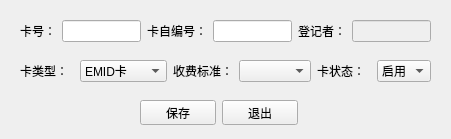
<?xml version="1.0" encoding="UTF-8"?>
<ui version="4.0">
 <class>CTimeCardDialog</class>
 <widget class="QDialog" name="CTimeCardDialog">
  <property name="geometry">
   <rect>
    <x>0</x>
    <y>0</y>
    <width>451</width>
    <height>139</height>
   </rect>
  </property>
  <property name="windowTitle">
   <string>计时卡</string>
  </property>
  <widget class="QWidget" name="layoutWidget">
   <property name="geometry">
    <rect>
     <x>20</x>
     <y>20</y>
     <width>411</width>
     <height>22</height>
    </rect>
   </property>
   <layout class="QHBoxLayout" name="horizontalLayout">
    <item>
     <widget class="QLabel" name="label">
      <property name="text">
       <string>卡号：</string>
      </property>
     </widget>
    </item>
    <item>
     <widget class="QLineEdit" name="edtCardNumber"/>
    </item>
    <item>
     <widget class="QLabel" name="label_6">
      <property name="text">
       <string>卡自编号：</string>
      </property>
     </widget>
    </item>
    <item>
     <widget class="QLineEdit" name="edtCardSelfNo"/>
    </item>
    <item>
     <widget class="QLabel" name="label_5">
      <property name="text">
       <string>登记者：</string>
      </property>
     </widget>
    </item>
    <item>
     <widget class="QLineEdit" name="edtRecorder">
      <property name="enabled">
       <bool>false</bool>
      </property>
     </widget>
    </item>
   </layout>
  </widget>
  <widget class="QWidget" name="layoutWidget">
   <property name="geometry">
    <rect>
     <x>20</x>
     <y>60</y>
     <width>411</width>
     <height>22</height>
    </rect>
   </property>
   <layout class="QHBoxLayout" name="horizontalLayout_2">
    <item>
     <widget class="QLabel" name="label_2">
      <property name="text">
       <string>卡类型：</string>
      </property>
     </widget>
    </item>
    <item>
     <widget class="QComboBox" name="cbxCardType">
      <item>
       <property name="text">
        <string>EMID卡</string>
       </property>
      </item>
      <item>
       <property name="text">
        <string>MIFARE卡</string>
       </property>
      </item>
     </widget>
    </item>
    <item>
     <widget class="QLabel" name="label_3">
      <property name="text">
       <string>收费标准：</string>
      </property>
     </widget>
    </item>
    <item>
     <widget class="QComboBox" name="cbxStandard"/>
    </item>
    <item>
     <widget class="QLabel" name="label_4">
      <property name="text">
       <string>卡状态：</string>
      </property>
     </widget>
    </item>
    <item>
     <widget class="QComboBox" name="cbxCardStatus">
      <item>
       <property name="text">
        <string>启用</string>
       </property>
      </item>
      <item>
       <property name="text">
        <string>挂失</string>
       </property>
      </item>
     </widget>
    </item>
   </layout>
  </widget>
  <widget class="QWidget" name="layoutWidget">
   <property name="geometry">
    <rect>
     <x>140</x>
     <y>100</y>
     <width>158</width>
     <height>25</height>
    </rect>
   </property>
   <layout class="QHBoxLayout" name="horizontalLayout_3">
    <item>
     <widget class="QPushButton" name="btnSave">
      <property name="text">
       <string>保存</string>
      </property>
      <property name="autoDefault">
       <bool>false</bool>
      </property>
     </widget>
    </item>
    <item>
     <widget class="QPushButton" name="btnExit">
      <property name="text">
       <string>退出</string>
      </property>
      <property name="autoDefault">
       <bool>false</bool>
      </property>
     </widget>
    </item>
   </layout>
  </widget>
 </widget>
 <resources/>
 <connections/>
</ui>
